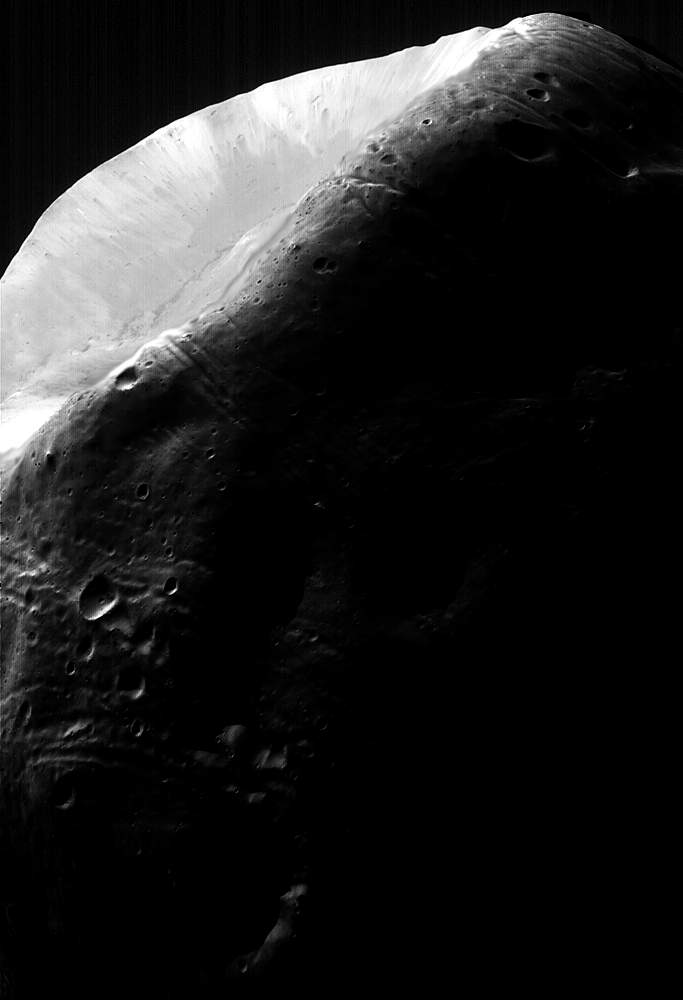
%> input picture Images/phobos.jpg, 683 x 1000 px
$ octave --eval "result = global_histeq('Images/phobos.jpg');"   (GNU Octave 9; MATLAB toolbox functions it lacks are replaced by stand-ins)
%> lines starting %> are read from the running program, lines starting %| are printed output that depends on the picture
function g = global_histeq(f)
%> called with f = 'Images/phobos.jpg'
    %applies global histogram equalization to an image
    img = imread(f);
%> img is the input picture: size 1000x683 uint8; min 0, max 255, mean 32.3
    [M,N]= size(img);
%> M = 1000; N = 683
    H=imhist(img); %just gets the nk for all the rk
%> H = 256 values, max 367460 at index 1, min 147 at index 119, mean 2668
    H=H/(M*N);
%> H = 256 values, max 0.538 at index 1, min 0.000215 at index 119, mean 0.00391
    C=zeros(256,1);
    %compute the mapping
    for k=1:256
        C(k)=uint8(sum(H(1:k))*255);
    end
%> after the loop, C = 256 values from 137 to 255

    %perform mapping
    g = C(double(img)+1);%could be replaced with for loops
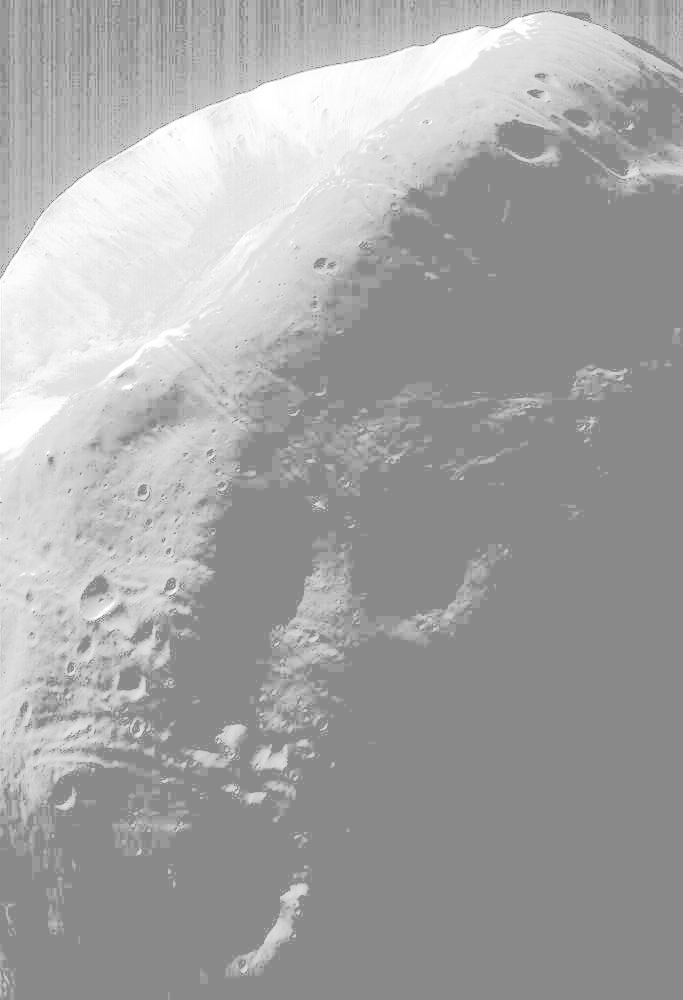
%> g: size 1000x683 double; min 137, max 255, mean 165
end

$ run again, on Images/room (2).bmp
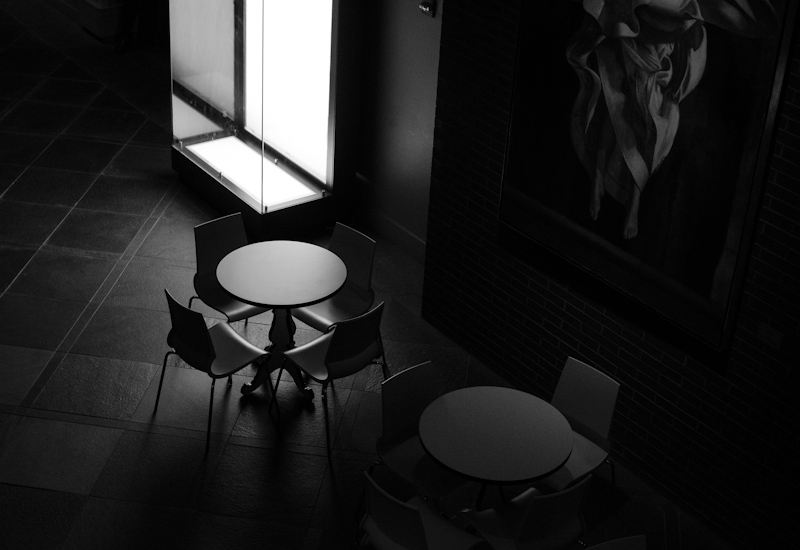
%> input picture Images/room (2).bmp, 800 x 550 px
%> in global_histeq, img is the input picture: size 550x800 uint8; min 0, max 255, mean 32.6
%> in global_histeq, `H=imhist(img);`: H = 256 values, max 31418 at index 5, min 13 at index 212, mean 1718.8
%> in global_histeq, `H=H/(M*N);`: H = 256 values, max 0.0714 at index 5, min 2.95e-05 at index 212, mean 0.00391
%> after the loop in global_histeq, `for k=1:256`: C = 256 values from 2 to 255
%> in global_histeq, `g = C(double(img)+1);`:
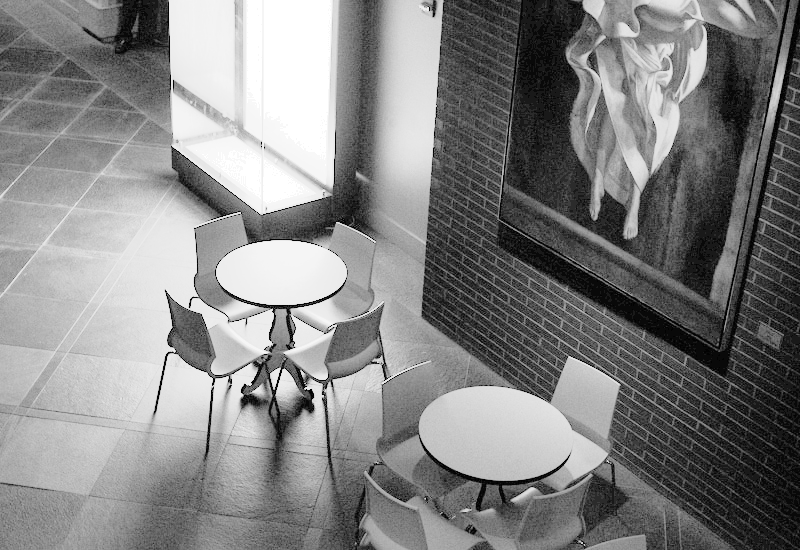
%> g: size 550x800 double; min 2, max 255, mean 131.6
